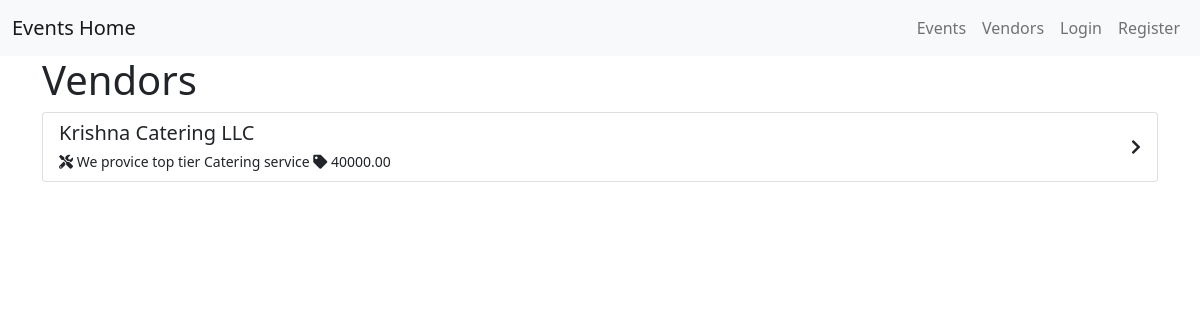
The page /vendor-list/ on the database as committed earlier.
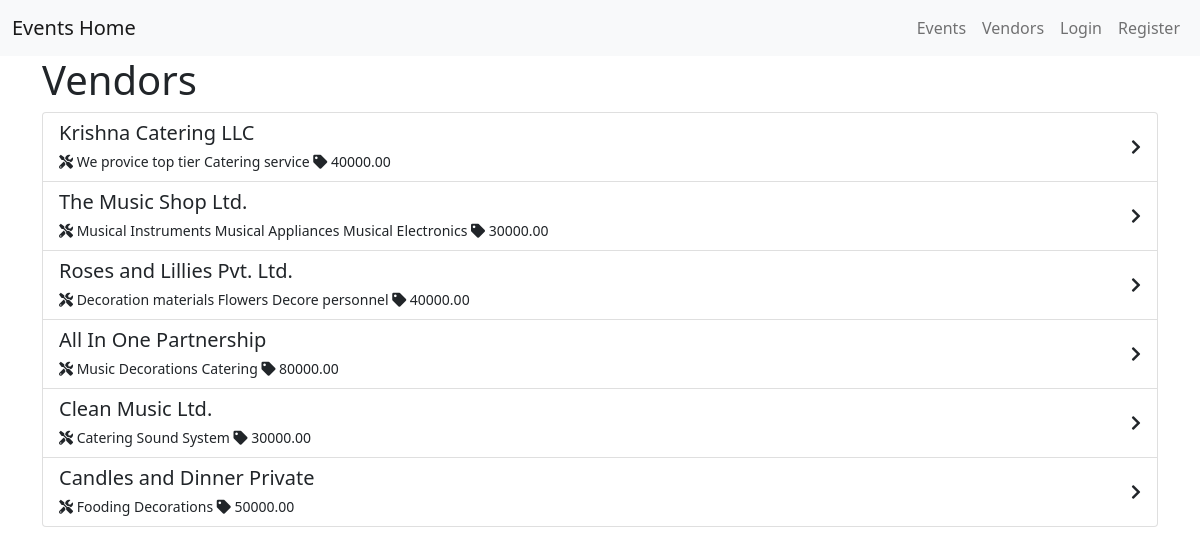
The same page on the database as committed later.
### base/models.py (models this page shows, shortened)
class Vendor(models.Model):
    name = models.CharField(max_length=100)
    services_offered = models.TextField()
    pricing = models.DecimalField(max_digits=10, decimal_places=2)
    contact_info = models.CharField(max_length=100)
    website = models.URLField(null=True)
    categories = models.ManyToManyField('VendorCategory')
    is_approved = models.BooleanField(default=False)
    is_available = models.BooleanField(default=True)

### base/views.py (the view)
# urls.py: path('vendor-list/', views.VendorListView.as_view(), name='vendor-list'),
class VendorListView(ListView):
    model = Vendor
    template_name = 'vendorList.html'
    context_object_name = 'vendor'

### base/templatetags/events.py (called while the page is built)
@register.filter(name='is_Admin')
def is_Admin(user):
    return user.groups.filter(name='Admin').exists()

@register.filter(name='is_Vendor')
def is_Vendor(user):
    return user.groups.filter(name='Vendor').exists()

### templates/vendorList.html (shortened to what this page needs)
{% load events %}
<!DOCTYPE html>
<html lang="en">
<head>
    <link rel="stylesheet" href="https://cdnjs.cloudflare.com/ajax/libs/font-awesome/5.15.4/css/all.min.css">
    <link href="https://cdn.jsdelivr.net/npm/bootstrap@5.0.2/dist/css/bootstrap.min.css" rel="stylesheet">
</head>
<body>
  {% include 'navbar.html' %}
    <div class="container">
        <h1 class="page-header">Vendors</h1>
        <div class="list-group">
            {% for i in vendor %}
            <a href="{% url 'vendor-details' i.id %}" class="list-group-item list-group-item-action">
                <div class="d-flex justify-content-between align-items-center">
                    <div>
                        <h5 class="mb-1 vendor-name">{{ i.name }}</h5>
                        <small class="vendor-info">
                            <i class="fas fa-tools"></i> {{ i.services_offered }}
                            <i class="fas fa-tag ml-2"></i> {{ i.pricing }}
                        </small>
                    </div>
                    <i class="fas fa-chevron-right"></i>
                </div>
            </a>
            {% endfor %}
        </div>
    </div>
</body>
</html>

Rows that differ between the two databases and show on the page:
added Vendor: name "The Music Shop Ltd.", services_offered "Musical Instruments Musical Appliances Musical Electronics", pricing "30000.00"
added Vendor: name "Roses and Lillies Pvt. Ltd.", services_offered "Decoration materials Flowers Decore personnel", pricing "40000.00"
added Vendor: name "All In One Partnership", services_offered "Music Decorations Catering", pricing "80000.00"
added Vendor: name "Clean Music Ltd.", services_offered "Catering Sound System", pricing "30000.00"
added Vendor: name "Candles and Dinner Private", services_offered "Fooding Decorations", pricing "50000.00"
